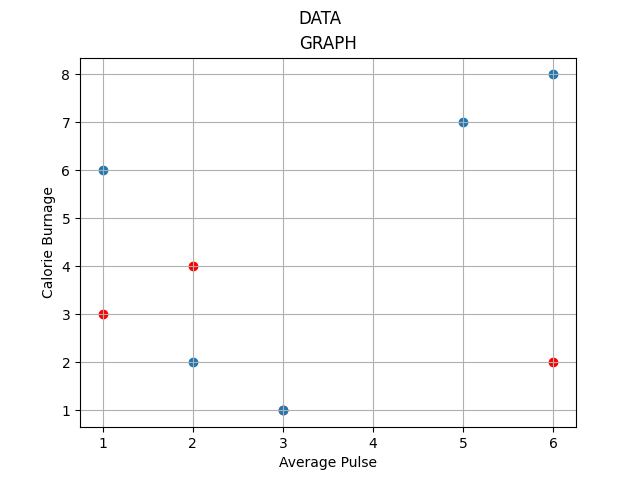

Reproduce this figure in Python.
import matplotlib.pyplot as mp
import numpy as np
mp.title("Sport Watch Data")
mp.xlabel("Average Pulse")
mp.ylabel("Calorie Burnage")
mp.grid()
mp.title("GRAPH")
mp.suptitle("DATA")
mp.scatter(np.array([1,6,2,3]),np.array([3,2,4,1]),c='r')
mp.scatter(np.array([1,5,6,2,3]),np.array([6,7,8,2,1]))
mp.show()
